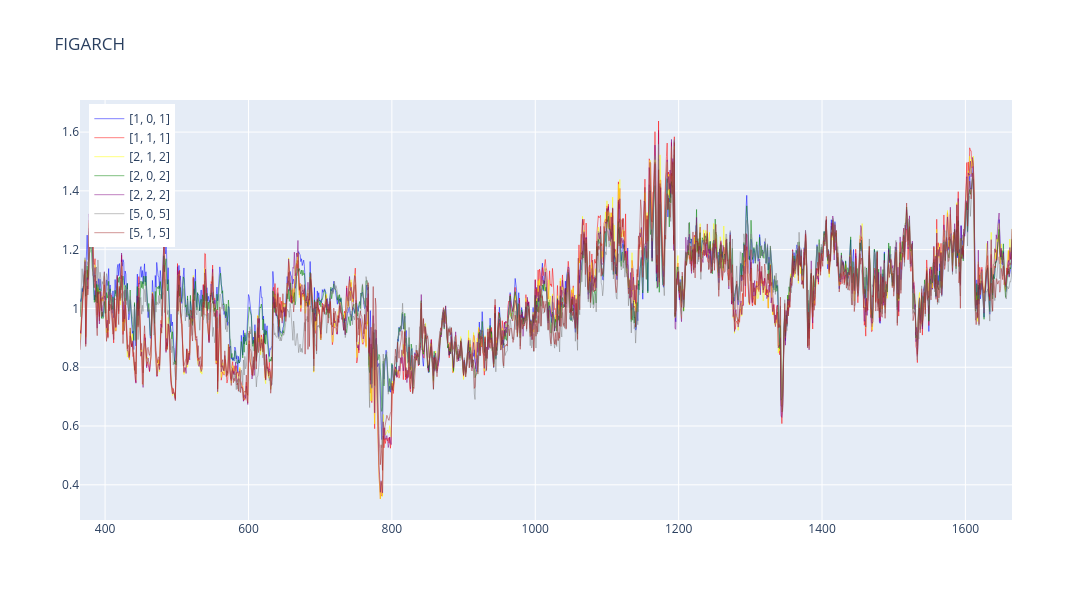

Notebook source saved alongside this figure:
### Code cell
#figarch difference 
tarch_diff = {spec: _tarch_vars[spec] / _norm_vars for spec in _tarch_vars.keys()}

import plotly.graph_objects as go 

fig = go.Figure()

for color_i, model in enumerate(tarch_diff.keys()): 
    fig.add_trace(go.Scatter(
        x=np.arange(365, 356+len(prices_usd)),
        y=tarch_diff[model][365:],
        mode='lines',
        line=dict(color=color[color_i], width=0.5),
        name=model
    ))

fig.update_layout(
    title='FIGARCH', width=1200, height=600, hovermode='x unified', legend=dict(yanchor='top', y=0.99, xanchor='left', x=0.01)
)

fig.show()

### Figure 1 — Plotly figure (JSON) as saved in the notebook; plotly's stock layout.template omitted (floating-point values rounded to 4 significant figures; data arrays with more than 128 entries replaced by an {"elided": "..."} marker saying what was removed)
{"data": [{"line": {"color": "blue", "width": 0.5}, "mode": "lines", "name": "[1, 0, 1]", "type": "scatter", "x": {"elided": "1658 int values"}, "y": {"elided": "1301 float values"}}, {"line": {"color": "red", "width": 0.5}, "mode": "lines", "name": "[1, 1, 1]", "type": "scatter", "x": {"elided": "1658 int values"}, "y": {"elided": "1301 float values"}}, {"line": {"color": "yellow", "width": 0.5}, "mode": "lines", "name": "[2, 1, 2]", "type": "scatter", "x": {"elided": "1658 int values"}, "y": {"elided": "1301 float values"}}, {"line": {"color": "green", "width": 0.5}, "mode": "lines", "name": "[2, 0, 2]", "type": "scatter", "x": {"elided": "1658 int values"}, "y": {"elided": "1301 float values"}}, {"line": {"color": "purple", "width": 0.5}, "mode": "lines", "name": "[2, 2, 2]", "type": "scatter", "x": {"elided": "1658 int values"}, "y": {"elided": "1301 float values"}}, {"line": {"color": "grey", "width": 0.5}, "mode": "lines", "name": "[5, 0, 5]", "type": "scatter", "x": {"elided": "1658 int values"}, "y": {"elided": "1301 float values"}}, {"line": {"color": "brown", "width": 0.5}, "mode": "lines", "name": "[5, 1, 5]", "type": "scatter", "x": {"elided": "1658 int values"}, "y": {"elided": "1301 float values"}}], "layout": {"height": 600, "hovermode": "x unified", "legend": {"x": 0.01, "xanchor": "left", "y": 0.99, "yanchor": "top"}, "title": {"text": "FIGARCH"}, "width": 1200}}
